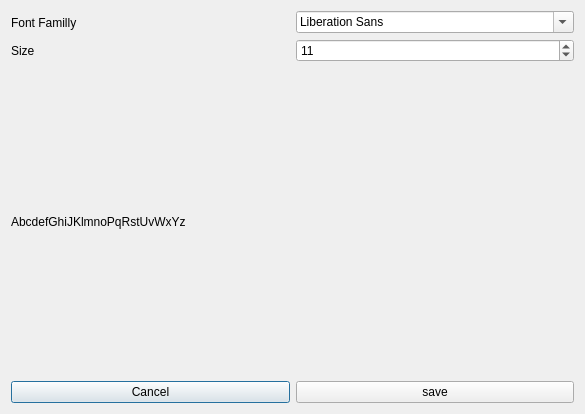
<?xml version="1.0" encoding="UTF-8"?>
<ui version="4.0">
 <class>DialogFont</class>
 <widget class="QDialog" name="DialogFont">
  <property name="geometry">
   <rect>
    <x>0</x>
    <y>0</y>
    <width>585</width>
    <height>414</height>
   </rect>
  </property>
  <property name="windowTitle">
   <string>Dialog</string>
  </property>
  <layout class="QVBoxLayout" name="verticalLayout_5">
   <item>
    <layout class="QVBoxLayout" name="verticalLayout_4">
     <item>
      <layout class="QVBoxLayout" name="verticalLayout_3">
       <item>
        <layout class="QHBoxLayout" name="horizontalLayout">
         <item>
          <layout class="QVBoxLayout" name="verticalLayout">
           <item>
            <widget class="QLabel" name="label_familly">
             <property name="text">
              <string>Font Familly</string>
             </property>
            </widget>
           </item>
           <item>
            <widget class="QLabel" name="label_size">
             <property name="text">
              <string>Size</string>
             </property>
            </widget>
           </item>
          </layout>
         </item>
         <item>
          <layout class="QVBoxLayout" name="verticalLayout_2">
           <item>
            <widget class="QFontComboBox" name="fontComboBox_familly"/>
           </item>
           <item>
            <widget class="QSpinBox" name="spinBox_font_size">
             <property name="value">
              <number>11</number>
             </property>
            </widget>
           </item>
          </layout>
         </item>
        </layout>
       </item>
       <item>
        <widget class="QLabel" name="label_test_font">
         <property name="text">
          <string>AbcdefGhiJKlmnoPqRstUvWxYz</string>
         </property>
        </widget>
       </item>
      </layout>
     </item>
     <item>
      <layout class="QGridLayout" name="gridLayout">
       <item row="0" column="0">
        <widget class="QPushButton" name="pushButton_close">
         <property name="text">
          <string>Cancel</string>
         </property>
        </widget>
       </item>
       <item row="0" column="1">
        <widget class="QPushButton" name="pushButton_save">
         <property name="text">
          <string>save</string>
         </property>
        </widget>
       </item>
      </layout>
     </item>
    </layout>
   </item>
  </layout>
 </widget>
 <resources/>
 <connections/>
</ui>
